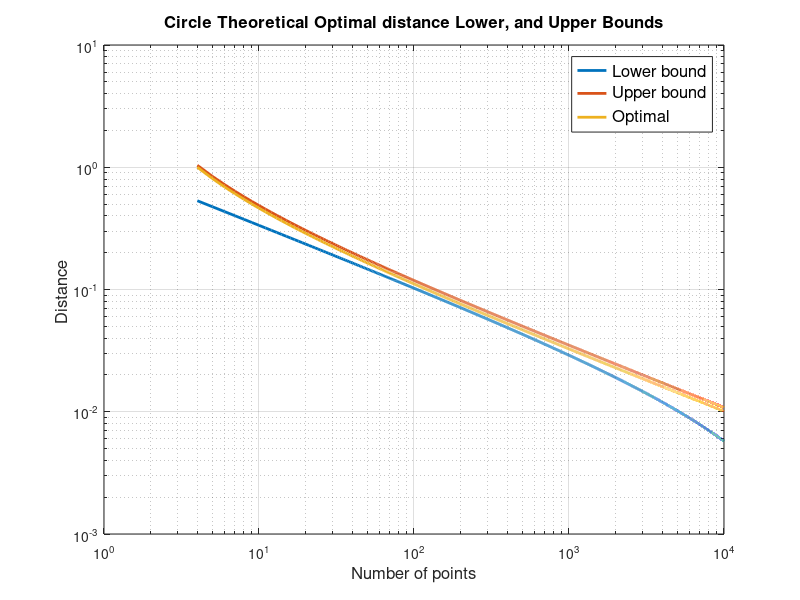

Write MATLAB code to recreate this figure.
n = 4:10000;
%n = (3:11).^4;
%n1 = (3:11).^2;
lb = sqrt((2./(sqrt(3).*n)))-0.005;
ub1 = (1./(n-1));
ub2 = (ub1.^2);
ub3 = (2./(sqrt(3).*(n-1)));
ub = ub1 + sqrt(ub2 + ub3);
%d = [1 0.771 0.6009 0.5359 0.5176 0.5 0.4213 0.3982 0.3887 0.3661 0.3489 0.3411 0.3333 0.3062 0.3005 0.2895 0.2866 ...
%     0.2718 0.2680 0.2588 0.2543 0.25 0.2387 0.2358 0.2305 0.2269 0.2245 0.2175 0.2132 0.2113 0.2056 0.2028 0.2 0.1964 ...
 %    0.1953 0.1944 0.1882]; 
%k = (n + 2).^(1/2);
%d = (1./(k-2+(0.5.*(3).^(1/3))));
d = 1./(sqrt(n)-1);
sum(ub > d)
 %lb = lb.*n1;
 %ub = ub.*n1;
%d = [0.117097826866 0.08403 0.061949671934].*2;
%d = [0.305816563817299083193946649361 0.202030508910442149828812674887 0.141421357238561534317118098832];
%d = [2.23 2.44 3.0 3.31 3.74 4.24 4.58 5 5.38];


%d = (d-1.5)./(0.04.*n1);

loglog(n,lb,'LineWidth',2)
hold on 
loglog(n,ub,'LineWidth',2)
hold on 
loglog(n,d,'LineWidth',2)
title('Circle Theoretical Optimal distance Lower, and Upper Bounds', 'FontSize', 12)
legend('Lower bound','Upper bound','Optimal', 'FontSize', 12)
xlabel('Number of points', 'FontSize', 12)
ylabel('Distance ', 'FontSize', 12)
grid on
saveas(gcf,'boundsCircle','epsc')